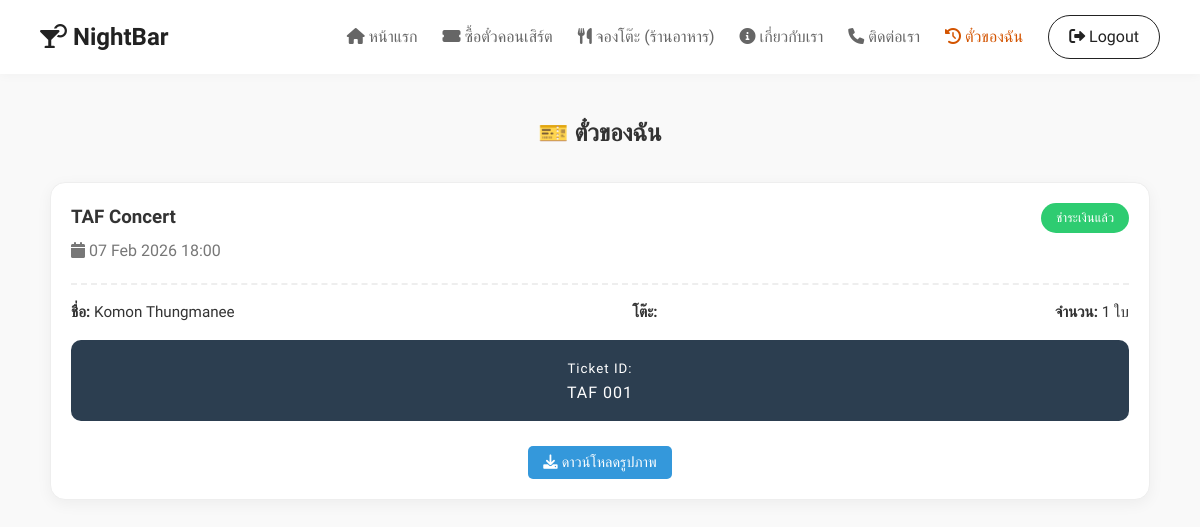
/my_bookings.php (signed in), run on an earlier commit of the app's database.
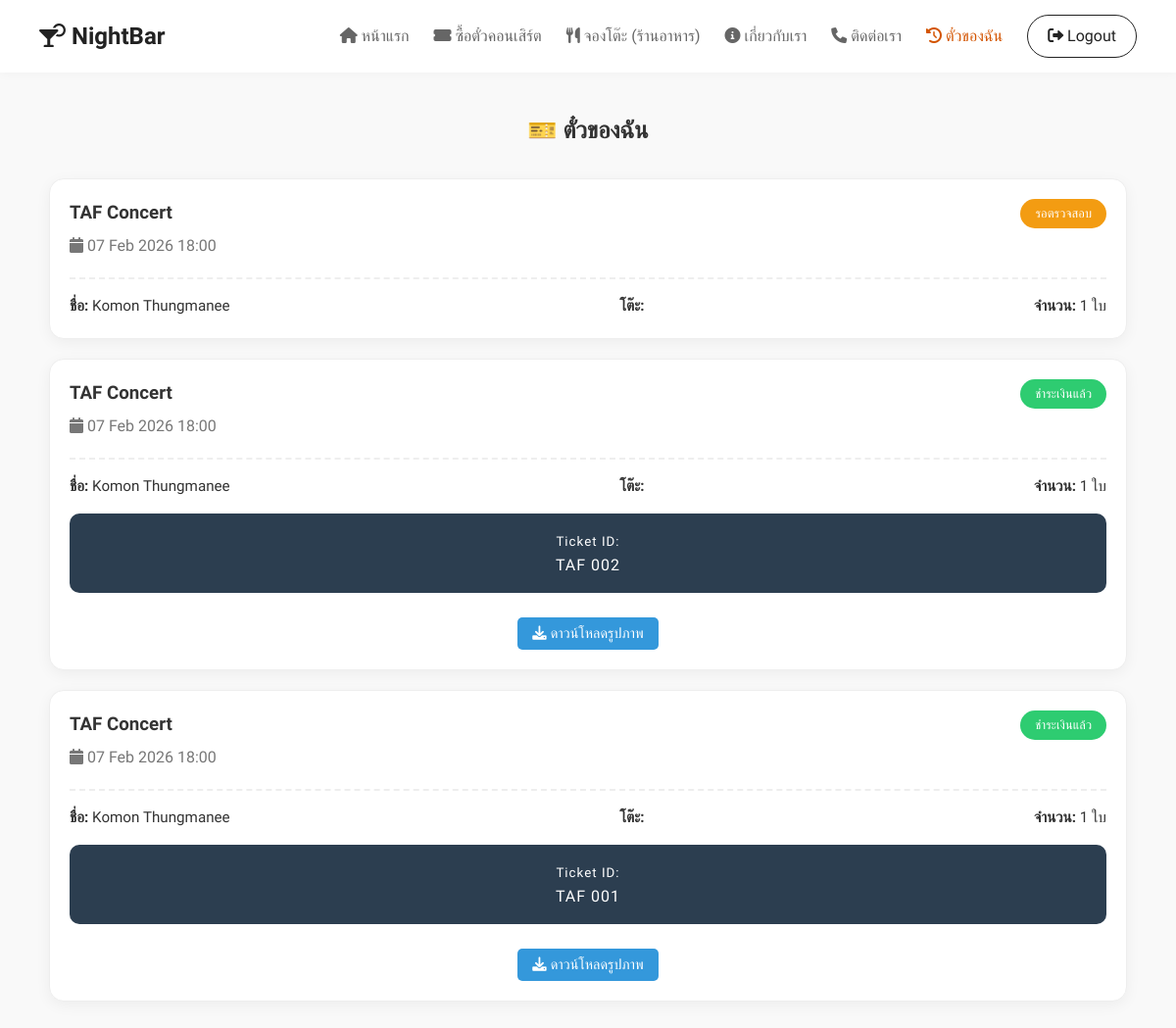
And on a later commit of the database.
### tables this page shows
CREATE TABLE `bookings` (
  `id` int(11) NOT NULL,
  `user_id` int(11) NOT NULL,
  `event_id` int(11) NOT NULL,
  `table_number` varchar(10) DEFAULT NULL,
  `quantity` int(11) DEFAULT 1,
  `status` enum('pending','confirmed','cancelled') DEFAULT 'pending',
  `booking_date` timestamp NOT NULL DEFAULT current_timestamp(),
  `customer_name` varchar(100) DEFAULT NULL,
  `customer_phone` varchar(20) DEFAULT NULL,
  `customer_email` varchar(100) DEFAULT NULL,
  `total_price` decimal(10,2) DEFAULT NULL,
  `payment_slip` varchar(255) DEFAULT NULL
);

CREATE TABLE `events` (
  `id` int(11) NOT NULL,
  `title` varchar(100) NOT NULL,
  `description` text DEFAULT NULL,
  `event_date` datetime NOT NULL,
  `ticket_price` decimal(10,2) NOT NULL,
  `image_url` varchar(255) DEFAULT NULL,
  `prefix` varchar(10) DEFAULT 'TKT',
  `start_num` int(11) DEFAULT 1,
  `max_tickets` int(11) DEFAULT 100,
  `current_sold` int(11) DEFAULT 0
);

### my_bookings.php (the view, shortened to what this page needs)
<?php
require 'db.php';
?>
<!DOCTYPE html>
<html lang="th">
<head>
    <link rel="stylesheet" href="style.css">
    <link rel="stylesheet" href="https://cdnjs.cloudflare.com/ajax/libs/font-awesome/6.0.0/css/all.min.css">
</head>
<body>
    <?php require 'navbar.php'; ?>
    <div class="container">
        <h2 style="text-align:center; margin-bottom:30px;">🎫 ตั๋วของฉัน</h2>
        <?php
        $sql = "SELECT b.*, e.title, e.event_date, e.image_url FROM bookings b JOIN events e ON b.event_id = e.id WHERE b.user_id = ? ORDER BY b.id DESC";
        $stmt = $pdo->prepare($sql);
        $stmt->execute([$_SESSION['user_id']]);
        while($b = $stmt->fetch()){
            $status = $b['status'];
            $statusText = ($status=='confirmed') ? 'ชำระเงินแล้ว' : 'รอตรวจสอบ';
            $bg = ($status=='confirmed') ? 'bg-conf' : 'bg-pend';
            $ticketDivID = "ticket_".$b['id'];
            echo "<div class='ticket-box' id='$ticketDivID'>";
            echo "<div class='ticket-header'>";
            echo "<span class='status-badge $bg'>$statusText</span>";
            echo "<h3 style='margin:0;'>{$b['title']}</h3>";
            echo "<p style='color:#777; margin:5px 0;'><i class='fas fa-calendar'></i> ".date("d M Y H:i", strtotime($b['event_date']))."</p>";
            echo "</div>";
            echo "<div style='display:flex; justify-content:space-between; font-size:0.95rem;'>";
            echo "<div><strong>ชื่อ:</strong> {$b['customer_name']}</div>";
            echo "<div><strong>โต๊ะ:</strong> {$b['table_number']}</div>";
            echo "<div><strong>จำนวน:</strong> {$b['quantity']} ใบ</div>";
            echo "</div>";
            if($status == 'confirmed'){
                echo "<div class='ticket-codes'>";
                echo "<small>Ticket ID:</small><br>";
                $codes = $pdo->prepare("SELECT ticket_code FROM ticket_items WHERE booking_id = ?");
                $codes->execute([$b['id']]);
                $codeList = [];
                while($c = $codes->fetch()) $codeList[] = $c['ticket_code'];
                echo implode(" , ", $codeList);
                echo "</div>";
                echo "<div style='text-align:center; margin-top:15px;' data-html2canvas-ignore='true'>";
                echo "<button onclick=\"downloadTicket('$ticketDivID', 'Ticket-{$b['id']}')\" class='dl-btn'><i class='fas fa-download'></i> ดาวน์โหลดรูปภาพ</button>";
                echo "</div>";
            }
            echo "</div>";
        }
        ?>
    </div>
</body>
</html>

What changed in the data, as far as the page shows it:
added bookings: status "รอตรวจสอบ", event.title "TAF Concert", event.event_date "07 Feb 2026 18:00", customer_name "Komon Thungmanee", quantity "1"
added bookings: status "ชำระเงินแล้ว", event.title "TAF Concert", event.event_date "07 Feb 2026 18:00", customer_name "Komon Thungmanee", quantity "1", codeList "TAF 002"
